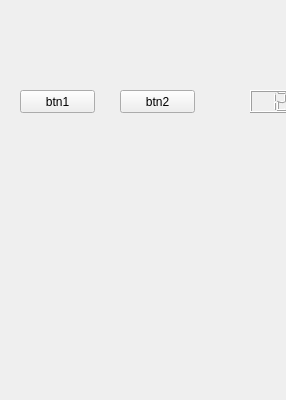
<?xml version="1.0" encoding="UTF-8"?>
<ui version="4.0">
 <class>DemoClass</class>
 <widget class="QWidget" name="DemoClass">
  <property name="enabled">
   <bool>true</bool>
  </property>
  <property name="geometry">
   <rect>
    <x>0</x>
    <y>0</y>
    <width>286</width>
    <height>400</height>
   </rect>
  </property>
  <property name="windowTitle">
   <string>Demo</string>
  </property>
  <widget class="QPushButton" name="btn1">
   <property name="geometry">
    <rect>
     <x>20</x>
     <y>90</y>
     <width>75</width>
     <height>23</height>
    </rect>
   </property>
   <property name="text">
    <string>btn1</string>
   </property>
  </widget>
  <widget class="QPushButton" name="btn2">
   <property name="geometry">
    <rect>
     <x>120</x>
     <y>90</y>
     <width>75</width>
     <height>23</height>
    </rect>
   </property>
   <property name="text">
    <string>btn2</string>
   </property>
  </widget>
  <widget class="QLCDNumber" name="lcd">
   <property name="geometry">
    <rect>
     <x>250</x>
     <y>90</y>
     <width>64</width>
     <height>23</height>
    </rect>
   </property>
   <property name="value" stdset="0">
    <double>1234.000000000000000</double>
   </property>
   <property name="intValue" stdset="0">
    <number>1234</number>
   </property>
  </widget>
  <widget class="QTimeEdit" name="time">
   <property name="geometry">
    <rect>
     <x>390</x>
     <y>90</y>
     <width>118</width>
     <height>22</height>
    </rect>
   </property>
   <property name="specialValueText">
    <string>12:234</string>
   </property>
  </widget>
  <widget class="QScrollBar" name="verticalScrollBar">
   <property name="geometry">
    <rect>
     <x>490</x>
     <y>150</y>
     <width>16</width>
     <height>160</height>
    </rect>
   </property>
   <property name="orientation">
    <enum>Qt::Vertical</enum>
   </property>
  </widget>
  <widget class="QWidget" name="">
   <property name="geometry">
    <rect>
     <x>30</x>
     <y>200</y>
     <width>165</width>
     <height>22</height>
    </rect>
   </property>
   <layout class="QHBoxLayout" name="horizontalLayout_2">
    <item>
     <widget class="QLabel" name="label">
      <property name="text">
       <string>输入</string>
      </property>
     </widget>
    </item>
    <item>
     <widget class="QLineEdit" name="lineEdit">
      <property name="whatsThis">
       <string notr="true"/>
      </property>
     </widget>
    </item>
   </layout>
  </widget>
 </widget>
 <layoutdefault spacing="6" margin="11"/>
 <resources>
  <include location="Demo.qrc"/>
 </resources>
 <connections/>
</ui>
